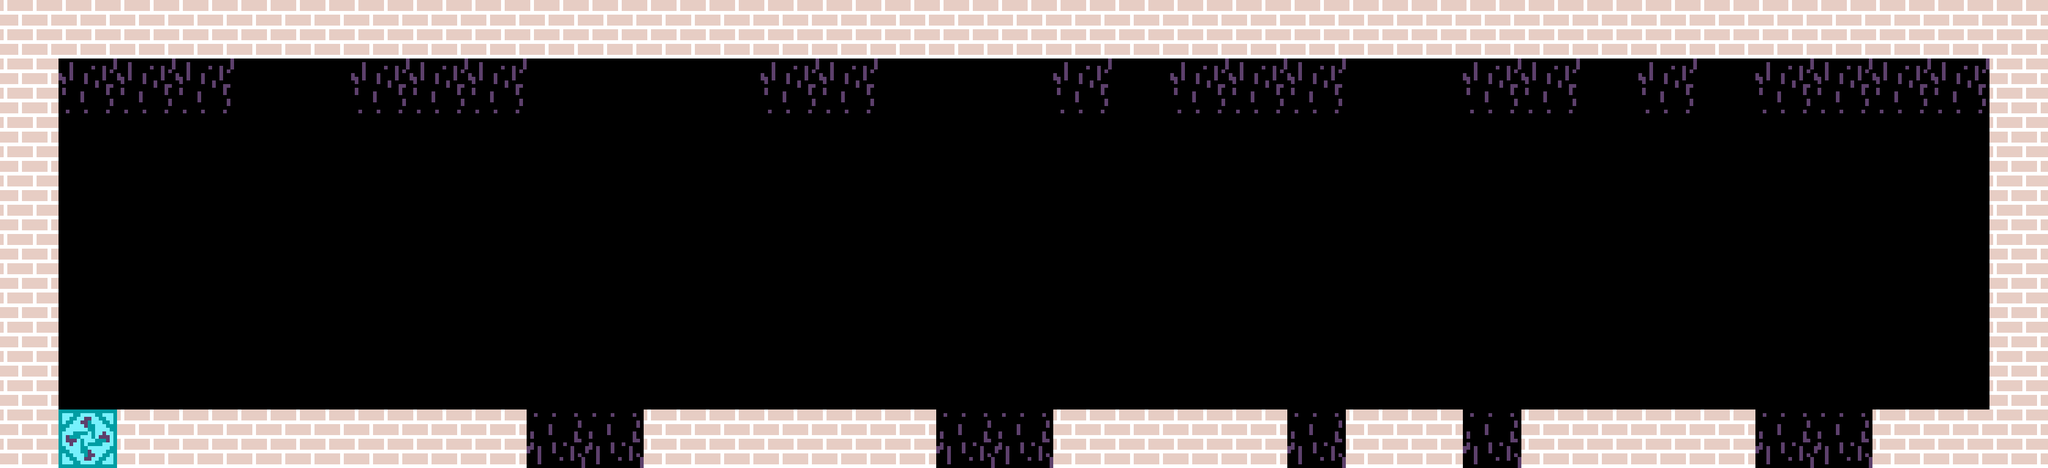

Tiled map render using the project's own tile images. Description and the whole map definition, tile-layer contents included, below:
An orthogonal 35x8 tile map with 96x96 px tiles, 2 tile layers (Enemies, Terrain) and 2 objects (StartBall, EndBall).

<map version="1.10" tiledversion="1.11.0" orientation="orthogonal" renderorder="right-down" width="35" height="8" tilewidth="96" tileheight="96" infinite="0" nextlayerid="14" nextobjectid="50">
 <tileset firstgid="1" source="Tilesets/platformerTiles.tsx" />
 <layer id="2" name="Enemies" width="35" height="8">
  <data encoding="csv">
0,0,0,0,0,0,0,0,0,0,0,0,0,0,0,0,0,0,0,0,0,0,0,0,0,0,0,0,0,0,0,0,0,0,0,
0,17,17,17,0,0,17,17,17,0,0,0,0,17,17,0,0,0,17,0,17,17,17,0,0,17,17,0,17,0,17,17,17,17,0,
0,0,0,0,0,0,0,0,0,0,0,0,0,0,0,0,0,0,0,0,0,0,0,0,0,0,0,0,0,0,0,0,0,0,0,
0,0,0,0,0,0,0,0,0,0,0,0,0,0,0,0,0,0,0,0,0,0,0,0,0,0,0,0,0,0,0,0,0,0,0,
0,0,0,0,0,0,0,0,0,0,0,0,0,0,0,0,0,0,0,0,0,0,0,0,0,0,0,0,0,0,0,0,0,0,0,
0,0,0,0,0,0,0,0,0,0,0,0,0,0,0,0,0,0,0,0,0,0,0,0,0,0,0,0,0,0,0,0,0,0,0,
0,0,0,0,0,0,0,0,0,0,0,0,0,0,0,0,0,0,0,0,0,0,0,0,0,0,0,0,0,0,0,0,0,0,0,
0,0,0,0,0,0,0,0,0,37,37,0,0,0,0,0,37,37,0,0,0,0,37,0,0,37,0,0,0,0,37,37,0,0,0
</data>
 </layer>
 <layer id="1" name="Terrain" width="35" height="8">
  <data encoding="csv">
1,1,1,1,1,1,1,1,1,1,1,1,1,1,1,1,1,1,1,1,1,1,1,1,1,1,1,1,1,1,1,1,1,1,1,
1,0,0,0,0,0,0,0,0,0,0,0,0,0,0,0,0,0,0,0,0,0,0,0,0,0,0,0,0,0,0,0,0,0,1,
1,0,0,0,0,0,0,0,0,0,0,0,0,0,0,0,0,0,0,0,0,0,0,0,0,0,0,0,0,0,0,0,0,0,1,
1,0,0,0,0,0,0,0,0,0,0,0,0,0,0,0,0,0,0,0,0,0,0,0,0,0,0,0,0,0,0,0,0,0,1,
1,0,0,0,0,0,0,0,0,0,0,0,0,0,0,0,0,0,0,0,0,0,0,0,0,0,0,0,0,0,0,0,0,0,1,
1,0,0,0,0,0,0,0,0,0,0,0,0,0,0,0,0,0,0,0,0,0,0,0,0,0,0,0,0,0,0,0,0,0,1,
1,0,0,0,0,0,0,0,0,0,0,0,0,0,0,0,0,0,0,0,0,0,0,0,0,0,0,0,0,0,0,0,0,0,1,
1,2,1,1,1,1,1,1,1,0,0,1,1,1,1,1,0,0,1,1,1,1,0,1,1,0,1,1,1,1,0,0,1,1,1
</data>
 </layer>
 <objectgroup id="3" name="Interactable">
  <object id="48" name="StartBall" gid="10" x="96" y="288" width="96" height="96" />
  <object id="49" name="EndBall" gid="8" x="3168" y="672" width="96" height="96" />
 </objectgroup>
</map>
